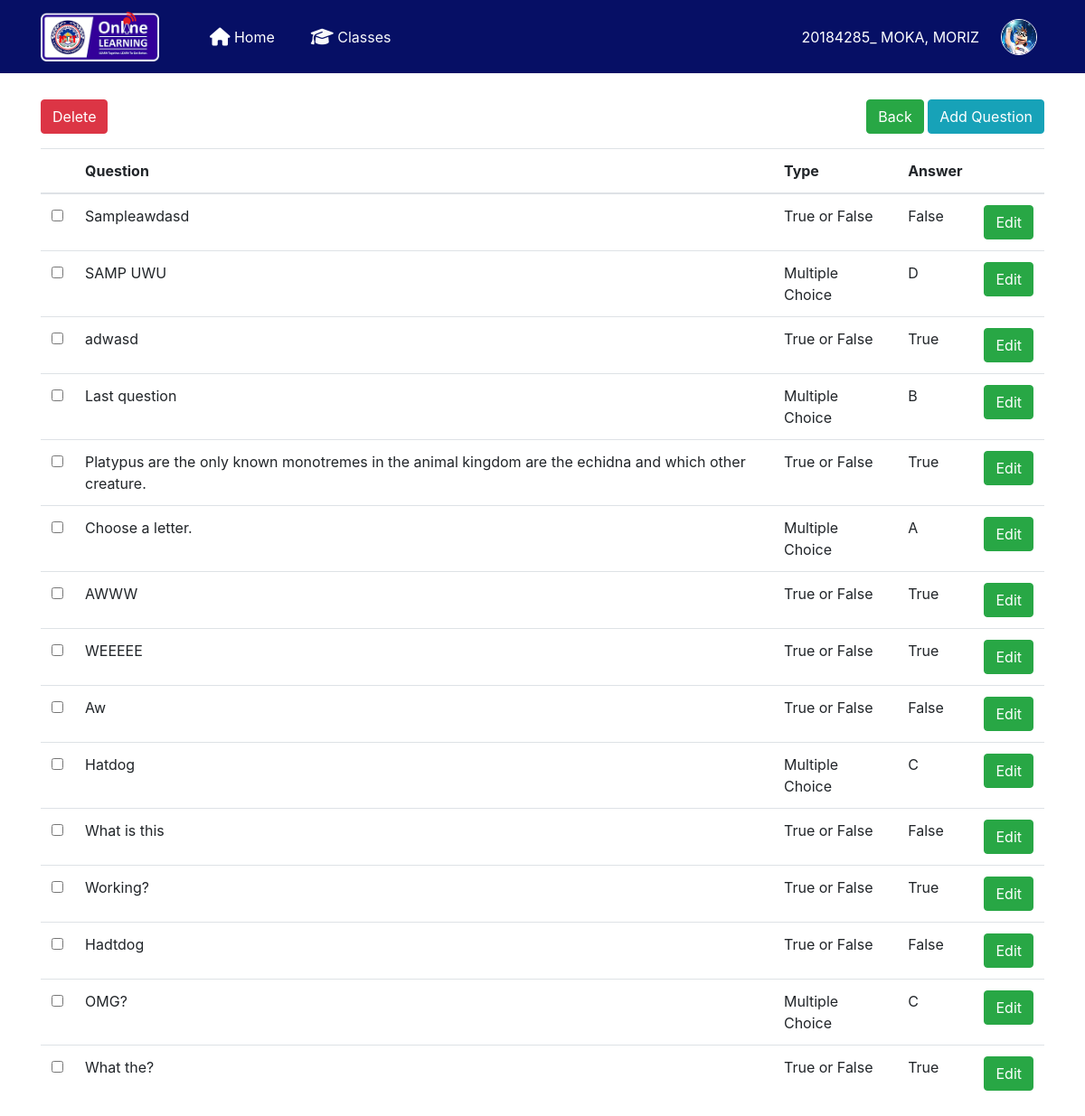
Page /quiz/quiz_question2.php?id=4 (signed in) on the committed database.
### tables this page shows
CREATE TABLE `quiz_question` (
  `quiz_question_id` int(11) NOT NULL,
  `quiz_id` int(11) NOT NULL,
  `question_text` varchar(255) NOT NULL,
  `question_type_id` int(11) NOT NULL,
  `points` int(11) NOT NULL,
  `date_added` varchar(100) NOT NULL DEFAULT current_timestamp(),
  `answer` varchar(100) NOT NULL
);

CREATE TABLE `question_type` (
  `question_type_id` int(2) NOT NULL,
  `question_type` varchar(40) NOT NULL
);

### quiz/quiz_question2.php (the view, shortened to what this page needs)
<?php
include '../includes/dbh.inc.php';
include 'headerq.php';
include 'navbarsession.php';
$get_id = $_GET['id'];
?>
<body style="padding-top: 110px">
	<div class="container">
		<div class="float-right">
			<a href="teacher_quiz.php" class="btn btn-success">Back</a>
			<a href="add_question.php<?php echo '?id='.$get_id;?>" class="btn btn-info">Add Question</a>
		</div>
		<a data-toggle="modal" href="#backup_delete" id="delete"  class="btn btn-danger" name="">Delete</a>
		<form class="mt-3" action="delete_quiz_question.php" method="post">
			<table cellpadding="0" cellspacing="0" border="0" class="table">
				<thead class="mt-3">
					<tr>
						<th></th>
						<th>Question</th>
						<th>Type</th>
						<th>Answer</th>
						<th></th>
					</tr>
				</thead>
				<tbody>
					<?php
					$query = mysqli_query($conn,"SELECT * FROM quiz_question
						LEFT JOIN question_type on quiz_question.question_type_id = question_type.question_type_id
						where quiz_id = '$get_id'  order by date_added DESC ")or die(mysqli_error());
						while($row = mysqli_fetch_array($query)){
							$id  = $row['quiz_question_id'];?>
							<tr id="del <?php echo $id; ?>">
								<td width="30">
									<input id="optionsCheckbox" class="" name="selector[]" type="checkbox" value="<?php echo $id; ?>">
								</td>
								<td><?php echo $row['question_text']; ?></td>
								<td><?php  echo $row['question_type']; ?></td>
								<td><?php  echo $row['answer']; ?></td>
								<td width="30"><a href="edit_question.php<?php echo '?id='.$get_id; ?>&amp;<?php echo 'quiz_question_id='.$id; ?>" class="btn btn-success">Edit</a></td>
							</tr>
						<?php } ?>
					</tbody>
				</table>
			</form>
		</div>
</body>
</html>

### rows in the picture
quiz_question: question_text "Sampleawdasd", question_type.question_type "True or False", answer "False"
quiz_question: question_text "SAMP UWU", question_type.question_type "Multiple Choice", answer "D"
quiz_question: question_text "adwasd", question_type.question_type "True or False", answer "True"
quiz_question: question_text "Last question", question_type.question_type "Multiple Choice", answer "B"
quiz_question: question_text "Platypus are the only known monotremes in the animal kingdom are the echidna and which other creature.", question_type.question_type "True or False", answer "True"
quiz_question: question_text "Choose a letter.", question_type.question_type "Multiple Choice", answer "A"
quiz_question: question_text "AWWW", question_type.question_type "True or False", answer "True"
quiz_question: question_text "WEEEEE", question_type.question_type "True or False", answer "True"
quiz_question: question_text "Aw", question_type.question_type "True or False", answer "False"
quiz_question: question_text "Hatdog", question_type.question_type "Multiple Choice", answer "C"
quiz_question: question_text "What is this", question_type.question_type "True or False", answer "False"
quiz_question: question_text "Working?", question_type.question_type "True or False", answer "True"
quiz_question: question_text "Hadtdog", question_type.question_type "True or False", answer "False"
quiz_question: question_text "OMG?", question_type.question_type "Multiple Choice", answer "C"
quiz_question: question_text "What the?", question_type.question_type "True or False", answer "True"

### other values in the picture
$usruid "20184285"
$usrlname "MOKA"
$usrfname "MORIZ"
